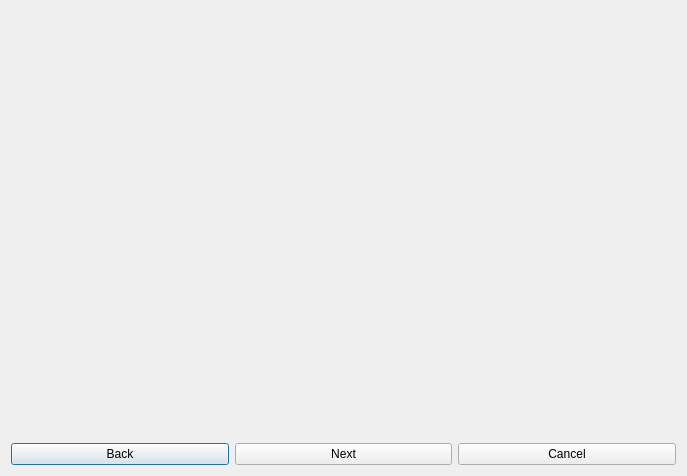
<?xml version="1.0" encoding="UTF-8"?>
<ui version="4.0">
 <class>mlDialog</class>
 <widget class="QDialog" name="mlDialog">
  <property name="geometry">
   <rect>
    <x>0</x>
    <y>0</y>
    <width>687</width>
    <height>476</height>
   </rect>
  </property>
  <property name="windowTitle">
   <string>Dialog</string>
  </property>
  <layout class="QGridLayout" name="gridLayout_2">
   <item row="0" column="0">
    <layout class="QGridLayout" name="gridLayout">
     <item row="1" column="0">
      <widget class="QPushButton" name="back">
       <property name="text">
        <string>Back</string>
       </property>
      </widget>
     </item>
     <item row="1" column="1">
      <widget class="QPushButton" name="next">
       <property name="text">
        <string>Next</string>
       </property>
      </widget>
     </item>
     <item row="1" column="2">
      <widget class="QPushButton" name="cancel">
       <property name="text">
        <string>Cancel</string>
       </property>
      </widget>
     </item>
     <item row="0" column="0" colspan="3">
      <widget class="QStackedWidget" name="stackedWidget">
       <property name="currentIndex">
        <number>1</number>
       </property>
       <widget class="QWidget" name="featureSelectPage">
        <layout class="QGridLayout" name="gridLayout_4">
         <item row="0" column="0">
          <layout class="QGridLayout" name="gridLayout_3">
           <item row="0" column="1">
            <widget class="QLabel" name="label">
             <property name="text">
              <string>First select the relevant features that you wish to use. </string>
             </property>
             <property name="wordWrap">
              <bool>true</bool>
             </property>
            </widget>
           </item>
           <item row="0" column="0">
            <widget class="QTreeWidget" name="featureSelection">
             <property name="alternatingRowColors">
              <bool>true</bool>
             </property>
             <column>
              <property name="text">
               <string notr="true">1</string>
              </property>
             </column>
            </widget>
           </item>
          </layout>
         </item>
        </layout>
       </widget>
       <widget class="QWidget" name="algorithmSelectPage">
        <layout class="QGridLayout" name="gridLayout_6">
         <item row="0" column="0">
          <layout class="QGridLayout" name="algorithmSelectLayout"/>
         </item>
        </layout>
       </widget>
       <widget class="QWidget" name="algorithmSettingPage">
        <layout class="QGridLayout" name="gridLayout_8">
         <item row="0" column="0">
          <layout class="QGridLayout" name="algorithmSettingLayout"/>
         </item>
        </layout>
       </widget>
       <widget class="QWidget" name="trainingResultPage">
        <layout class="QGridLayout" name="gridLayout_10">
         <item row="0" column="0">
          <layout class="QGridLayout" name="gridLayout_9">
           <item row="0" column="0">
            <widget class="QLabel" name="label_4">
             <property name="text">
              <string>Results place holder</string>
             </property>
            </widget>
           </item>
          </layout>
         </item>
        </layout>
       </widget>
      </widget>
     </item>
    </layout>
   </item>
  </layout>
 </widget>
 <resources/>
 <connections/>
</ui>
